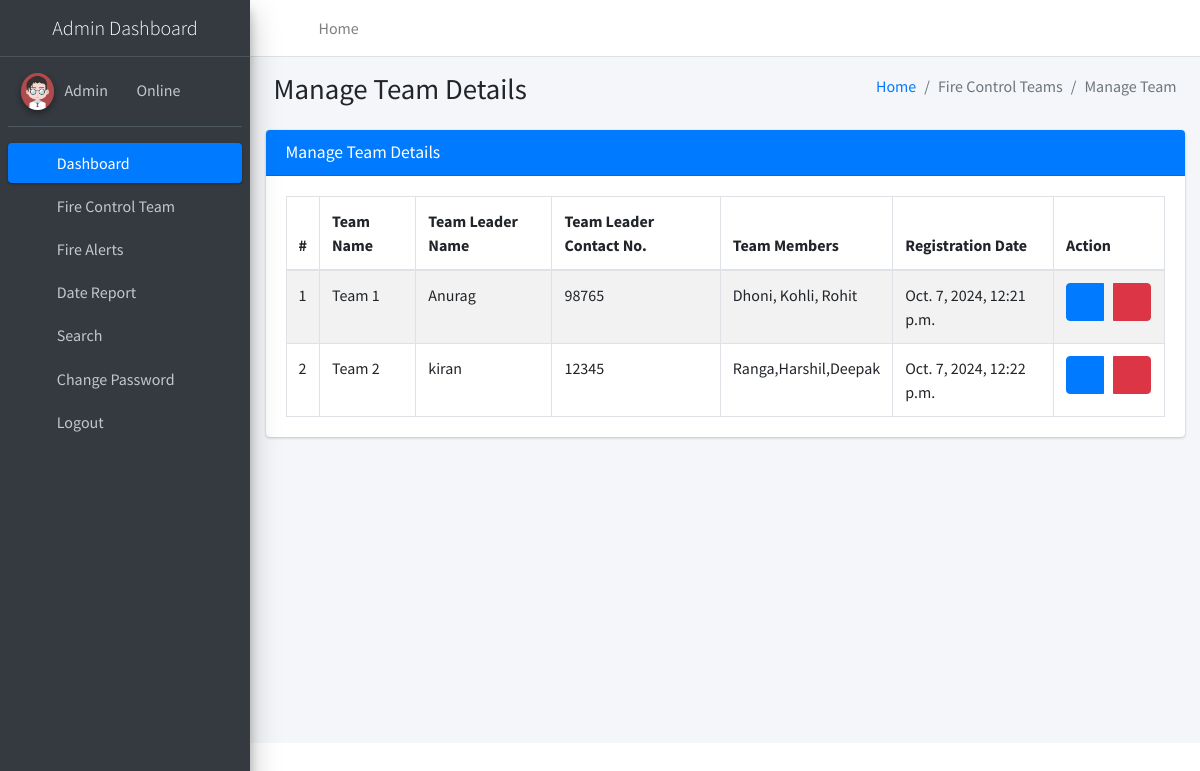
The app's page /manageTeam (signed in) with its own data.
### firereport/models.py (models this page shows, shortened)
class Teams(models.Model):
    teamName = models.CharField(max_length=200, null=True)
    teamLeaderName = models.CharField(max_length=250, null=True)
    teamLeadMobno = models.CharField(max_length=15, null=True)
    teamMembers = models.CharField(max_length=300, null=True)
    postingDate = models.DateTimeField(auto_now_add=True)

### firereport/views.py (the view)
# urls.py: path('manageTeam', manageTeam, name='manageTeam'),
def manageTeam(request):
    if not request.user.is_authenticated:
        return redirect('admin_login')
    teams = Teams.objects.all()
    return render(request, 'admin/manageTeam.html', locals())

### firereport/templates/admin/manageTeam.html
{% extends 'adminNavbar.html' %}
{% block main %}
{% load static %}
<section class="content">
    <div class="content-header">
        <div class="container-fluid">
            <div class="row mb-2">
                <div class="col-sm-6">
                    <h1 class="m-0">Manage Team Details</h1>
                </div>
                <div class="col-sm-6">
                    <ol class="breadcrumb float-sm-right">
                        <li class="breadcrumb-item"><a href="{% url 'dashboard' %}">Home</a></li>
                        <li class="breadcrumb-item active">Fire Control Teams</li>
                        <li class="breadcrumb-item active">Manage Team</li>
                    </ol>
                </div>
            </div>
        </div>
    </div>
    <div class="container-fluid">
        <div class="row">
            <div class="col-md-12">
                <div class="card card-primary">
                    <div class="card-header">
                        <h3 class="card-title">Manage Team Details</h3>
                    </div>
                    <div class="card-body">
                        <table id="example1" class="table table-bordered table-striped">
                            <thead>
                            <tr>
                                <th>#</th>
                                <th>Team Name</th>
                                <th>Team Leader Name</th>
                                <th>Team Leader Contact No.</th>
                                <th>Team Members</th>
                                <th>Registration Date</th>
                                <th>Action</th>
                            </tr>
                            </thead>
                            <tbody>
                            {% for i in teams %}
                            <tr>
                                <td>{{forloop.counter}}</td>
                                <td>{{i.teamName}}</td>
                                <td>{{i.teamLeaderName}}</td>
                                <td>{{i.teamLeadMobno}}</td>
                                <td>{{i.teamMembers}}</td>
                                <td>{{i.postingDate}}</td>
                                <td>
                                    <div class="btn-group">
                                        <a class="btn btn-primary" href="{% url 'editTeam' i.id %}"><i class="fa fa-edit"></i></a> &nbsp;&nbsp;&nbsp;
                                        <a class="btn btn-danger" onclick="return confirm('Are you sure to Delete ?')" href="{% url 'deleteTeam' i.id %}"><i
                                            class="fa fa-trash-alt"></i></a>
                                    </div>
                                </td>
                            </tr>
                            {% endfor %}
                            </tbody>
                        </table>
                    </div>
                </div>
            </div>
        </div>
    </div>
</section>
{% endblock %}

### records on screen
Teams: teamName "Team 1", teamLeaderName "Anurag", teamLeadMobno "98765", teamMembers "Dhoni, Kohli, Rohit", postingDate "Oct. 7, 2024, 12:21 p.m."
Teams: teamName "Team 2", teamLeaderName "kiran", teamLeadMobno "12345", teamMembers "Ranga,Harshil,Deepak", postingDate "Oct. 7, 2024, 12:22 p.m."
